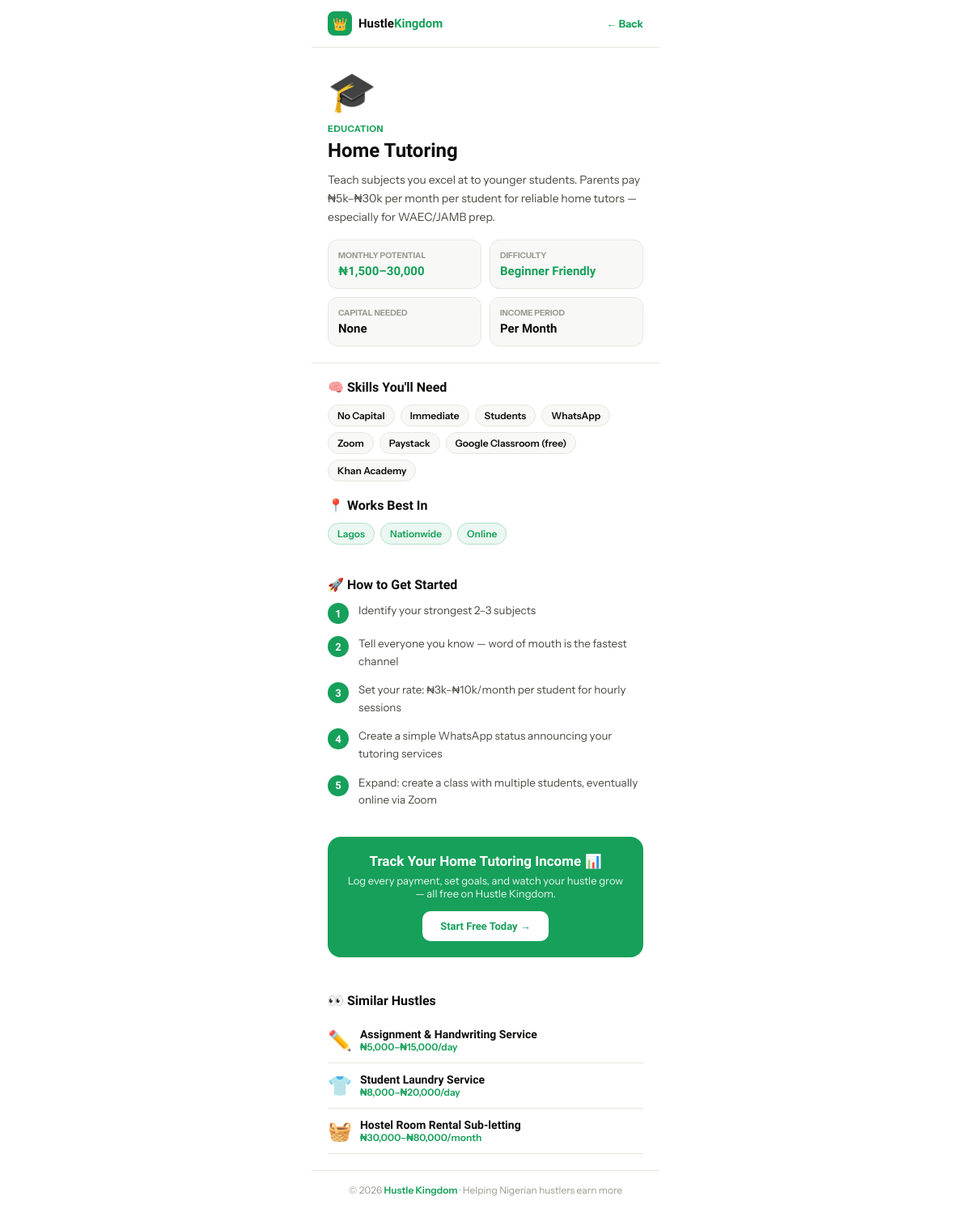
/hustle/tutoring, run on an earlier commit of the app's database.
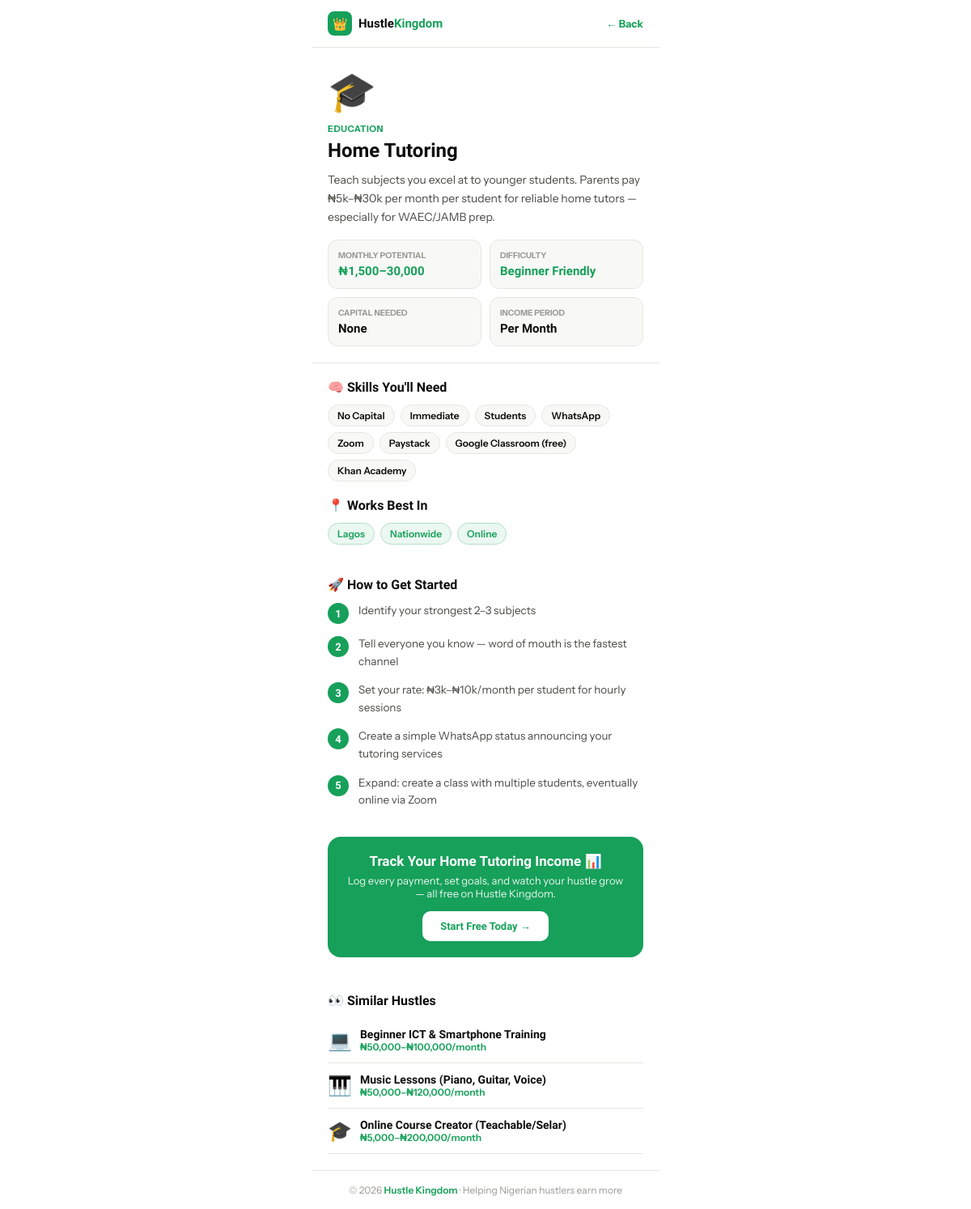
And on a later commit of the database.
### tables this page shows
CREATE TABLE IF NOT EXISTS `hustles` (
  `id`              INT UNSIGNED     NOT NULL AUTO_INCREMENT,
  `name`            VARCHAR(150)     NOT NULL,
  `slug`            VARCHAR(191)     NOT NULL,
  `emoji`           VARCHAR(10)      NOT NULL DEFAULT '💼',
  `category`        VARCHAR(50)      NOT NULL,
  `description`     TEXT             NOT NULL,
  `income_min`      INT UNSIGNED     NOT NULL DEFAULT 0,
  `income_max`      INT UNSIGNED     NOT NULL DEFAULT 0,
  `income_period`   ENUM('day','week','month') NOT NULL DEFAULT 'month',
  `difficulty`      ENUM('beginner','intermediate','advanced') NOT NULL DEFAULT 'beginner',
  `capital_needed`  INT UNSIGNED     NOT NULL DEFAULT 0,
  `skills_needed`   JSON             DEFAULT NULL,
  `location_tags`   JSON             DEFAULT NULL,    
  `steps`           JSON             DEFAULT NULL,    
  `is_featured`     TINYINT(1)       NOT NULL DEFAULT 0,
  `is_active`       TINYINT(1)       NOT NULL DEFAULT 1,
  `view_count`      INT UNSIGNED     NOT NULL DEFAULT 0,
  `save_count`      INT UNSIGNED     NOT NULL DEFAULT 0,
  `created_at`      DATETIME         NOT NULL DEFAULT CURRENT_TIMESTAMP,
  `updated_at`      DATETIME         NOT NULL DEFAULT CURRENT_TIMESTAMP ON UPDATE CURRENT_TIMESTAMP,
  PRIMARY KEY (`id`),
  UNIQUE KEY `uq_slug`      (`slug`),
  KEY `idx_category`        (`category`),
  KEY `idx_featured`        (`is_featured`),
  KEY `idx_difficulty`      (`difficulty`),
  FULLTEXT KEY `ft_search`  (`name`, `description`)
);

### core/DB.php (called while the page is built, shortened)
<?php
class DB {
    private static ?PDO $instance = null;
    public static function get(): PDO {
        if (self::$instance === null) {
            $dsn = sprintf(
                'mysql:host=%s;port=%d;dbname=%s;charset=%s',
                DB_HOST, DB_PORT, DB_NAME, DB_CHARSET
            );
            try {
                self::$instance = new PDO($dsn, DB_USER, DB_PASS, [
                    PDO::ATTR_ERRMODE            => PDO::ERRMODE_EXCEPTION,
                    PDO::ATTR_DEFAULT_FETCH_MODE => PDO::FETCH_ASSOC,
                    PDO::ATTR_EMULATE_PREPARES   => false,
                    PDO::ATTR_PERSISTENT         => false,
                ]);
            } catch (PDOException $e) {
                if (APP_DEBUG) {
                    throw new RuntimeException('DB connection failed: ' . $e->getMessage());
                }
                http_response_code(503);
                die(json_encode(['error' => 'Service temporarily unavailable.']));
            }
        }
        return self::$instance;
    }
    public static function query(string $sql, array $params = []): array {
        $stmt = self::get()->prepare($sql);
        $stmt->execute($params);
        return $stmt->fetchAll();
    }
    public static function one(string $sql, array $params = []): ?array {
        $stmt = self::get()->prepare($sql);
        $stmt->execute($params);
        $row = $stmt->fetch();
        return $row === false ? null : $row;
    }
}

### core/Auth.php (called while the page is built, shortened)
<?php
require_once dirname(__DIR__) . '/core/DB.php';
class Auth {
    public static function isLoggedIn(): bool {
        return isset($_SESSION['hk_uid']);
    }
}

### pages/hustle-detail.php (the view, shortened to what this page needs)
<?php
require_once HK_ROOT . '/core/DB.php';
require_once HK_ROOT . '/core/Auth.php';
$slug = preg_replace('/[^a-z0-9\-]/', '', strtolower($_GET['slug'] ?? ''));
$hustle = DB::one(
    'SELECT * FROM hustles WHERE slug = :slug AND is_active = 1',
    [':slug' => $slug]
);
$skills = json_decode($hustle['skills_needed'] ?? '[]', true) ?: [];
$locs   = json_decode($hustle['location_tags']  ?? '[]', true) ?: [];
$steps  = json_decode($hustle['steps']          ?? '[]', true) ?: [];
$related = DB::query(
    'SELECT id, name, slug, emoji, income_min, income_max, income_period, difficulty
     FROM hustles WHERE category = :cat AND id != :id AND is_active = 1
     ORDER BY is_featured DESC LIMIT 3',
    [':cat' => $hustle['category'], ':id' => $hustle['id']]
);
$difficultyLabel = ['beginner' => 'Beginner Friendly', 'intermediate' => 'Intermediate', 'advanced' => 'Advanced'];
$diffColor = ['beginner' => '#16a05a', 'intermediate' => '#e07b00', 'advanced' => '#cc3333'];
$isLoggedIn = Auth::isLoggedIn();
?>
<!DOCTYPE html>
<html lang="en">
<head>
</head>
<body>
<nav>
  <a href="<?= APP_URL ?>" class="nav-logo">
    <div class="nav-logo-icon">👑</div>
    <div class="nav-brand">Hustle<em>Kingdom</em></div>
  </a>
  <a href="javascript:history.back()" class="back-link">← Back</a>
</nav>
<div class="detail-hero">
  <div class="hero-emoji"><?= htmlspecialchars($hustle['emoji']) ?></div>
  <div class="hero-cat"><?= htmlspecialchars($hustle['category']) ?></div>
  <h1><?= htmlspecialchars($hustle['name']) ?></h1>
  <p class="hero-desc"><?= htmlspecialchars($hustle['description']) ?></p>
  <div class="meta-grid">
    <div class="meta-box">
      <div class="meta-label">Monthly Potential</div>
      <div class="meta-value green">₦<?= number_format($hustle['income_min']) ?>–<?= number_format($hustle['income_max']) ?></div>
    </div>
    <div class="meta-box">
      <div class="meta-label">Difficulty</div>
      <div class="meta-value" style="color:<?= $diffColor[$hustle['difficulty']] ?>">
        <?= $difficultyLabel[$hustle['difficulty']] ?? ucfirst($hustle['difficulty']) ?>
      </div>
    </div>
    <div class="meta-box">
      <div class="meta-label">Capital Needed</div>
      <div class="meta-value"><?= $hustle['capital_needed'] > 0 ? '₦' . number_format($hustle['capital_needed']) : 'None' ?></div>
    </div>
    <div class="meta-box">
      <div class="meta-label">Income Period</div>
      <div class="meta-value">Per <?= ucfirst($hustle['income_period']) ?></div>
    </div>
  </div>
</div>
<?php if ($skills): ?>
<div class="section">
  <div class="section-title">🧠 Skills You'll Need</div>
  <div class="skill-chips">
    <?php foreach ($skills as $s): ?>
      <span class="chip"><?= htmlspecialchars($s) ?></span>
    <?php endforeach; ?>
  </div>
</div>
<?php endif; ?>
<?php if ($locs): ?>
<div class="section" style="padding-top:0">
  <div class="section-title">📍 Works Best In</div>
  <div class="skill-chips loc-chips">
    <?php foreach ($locs as $l): ?>
      <span class="chip"><?= htmlspecialchars($l) ?></span>
    <?php endforeach; ?>
  </div>
</div>
<?php endif; ?>
<?php if ($steps): ?>
<div class="section">
  <div class="section-title">🚀 How to Get Started</div>
  <ol class="steps-list">
    <?php foreach ($steps as $i => $step): ?>
    <li class="step-item">
      <div class="step-num"><?= $i + 1 ?></div>
      <div class="step-text"><?= htmlspecialchars($step) ?></div>
    </li>
    <?php endforeach; ?>
  </ol>
</div>
<?php endif; ?>
<div class="cta-box">
  <h3>Track Your <?= htmlspecialchars($hustle['name']) ?> Income 📊</h3>
  <p>Log every payment, set goals, and watch your hustle grow — all free on Hustle Kingdom.</p>
  <a href="<?= APP_URL . ($isLoggedIn ? '/' : '/auth/register') ?>" class="cta-btn">
    <?= $isLoggedIn ? 'Open Dashboard →' : 'Start Free Today →' ?>
  </a>
</div>
<?php if ($related): ?>
<div class="section">
  <div class="section-title">👀 Similar Hustles</div>
  <?php foreach ($related as $r): ?>
  <a href="<?= APP_URL . '/hustle/' . htmlspecialchars($r['slug']) ?>" class="related-card">
    <div class="related-emoji"><?= htmlspecialchars($r['emoji']) ?></div>
    <div>
      <div class="related-name"><?= htmlspecialchars($r['name']) ?></div>
      <div class="related-income">₦<?= number_format($r['income_min']) ?>–₦<?= number_format($r['income_max']) ?>/<?= $r['income_period'] ?></div>
    </div>
  </a>
  <?php endforeach; ?>
</div>
<?php endif; ?>
<footer>
  <p>© <?= date('Y') ?> <a href="<?= APP_URL ?>">Hustle Kingdom</a> · Helping Nigerian hustlers earn more</p>
</footer>
</body>
</html>

### index.php (shortened to what this page needs)
<?php
require_once HK_ROOT . '/core/Auth.php';
require_once HK_ROOT . '/core/DB.php';
$requestUri = $_SERVER['REQUEST_URI'] ?? '/';
$path       = rtrim(urldecode(parse_url($requestUri, PHP_URL_PATH) ?? '/'), '/') ?: '/';
function dispatch(string $file, bool $requiresAuth = false, bool $requiresPro = false): never {
    require $file;
    exit;
}
if (preg_match('#^/location(?:/([^/]+))?(?:/([^/]+))?$#', $path, $m)) {
    $_GET['state'] = $m[1] ?? '';
    $_GET['city']  = $m[2] ?? '';
    dispatch(HK_ROOT . '/pages/location.php');
}
if (preg_match('#^/hustle/([a-z0-9\-]+)$#', $path, $m)) {
    dispatch(HK_ROOT . '/pages/hustle-detail.php');
}

### pages/hustle-detail.php (style rules this page uses)
:root { --bg:#fff;--surface:#f8f8f6;--border:#e6e6e0;--text:#0d0d0c;--text2:#4a4a45;--text3:#9a9a92;--green:#16a05a;--green2:#128f4f;--green-light:#ebf7f1;--r:14px; }
* { margin:0;padding:0;box-sizing:border-box; }
body { font-family:'Instrument Sans',sans-serif;background:var(--bg);color:var(--text);max-width:430px;margin:0 auto;min-height:100vh; }
nav { display:flex;align-items:center;justify-content:space-between;padding:14px 20px;border-bottom:1px solid var(--border); }
.nav-logo { display:flex;align-items:center;gap:8px;text-decoration:none; }
.nav-logo-icon { width:30px;height:30px;background:var(--green);border-radius:8px;display:flex;align-items:center;justify-content:center;font-size:15px; }
.nav-brand { font-family:'Bricolage Grotesque',sans-serif;font-weight:800;font-size:15px;color:var(--text); }
.nav-brand em { color:var(--green);font-style:normal; }
.back-link { font-size:13px;color:var(--green);font-weight:700;text-decoration:none; }
.detail-hero { padding:24px 20px 20px;border-bottom:1px solid var(--border); }
.hero-emoji { font-size:48px;margin-bottom:10px; }
.hero-cat { font-size:11px;font-weight:700;color:var(--green);text-transform:uppercase;letter-spacing:.5px;margin-bottom:6px; }
h1 { font-family:'Bricolage Grotesque',sans-serif;font-size:24px;font-weight:800;line-height:1.2;margin-bottom:10px; }
.hero-desc { font-size:14px;color:var(--text2);line-height:1.65;margin-bottom:16px; }
.meta-grid { display:grid;grid-template-columns:1fr 1fr;gap:10px; }
.meta-box { background:var(--surface);border:1.5px solid var(--border);border-radius:12px;padding:12px; }
.meta-label { font-size:10px;font-weight:700;color:var(--text3);text-transform:uppercase;margin-bottom:4px; }
.meta-value { font-family:'Bricolage Grotesque',sans-serif;font-size:15px;font-weight:800; }
.meta-value.green { color:var(--green); }
.section { padding:20px; }
.section-title { font-family:'Bricolage Grotesque',sans-serif;font-size:16px;font-weight:800;margin-bottom:12px; }
.skill-chips { display:flex;flex-wrap:wrap;gap:7px; }
.chip { font-size:12px;font-weight:600;padding:5px 11px;border-radius:20px;background:var(--surface);border:1.5px solid var(--border); }
.loc-chips .chip { background:var(--green-light);border-color:#b2e0c8;color:var(--green); }
.steps-list { list-style:none; }
.step-item { display:flex;gap:12px;margin-bottom:14px;align-items:flex-start; }
.step-num { width:26px;height:26px;background:var(--green);color:#fff;border-radius:50%;display:flex;align-items:center;justify-content:center;font-family:'Bricolage Grotesque',sans-serif;font-weight:800;font-size:13px;flex-shrink:0;margin-top:1px; }
.step-text { font-size:13.5px;line-height:1.6;color:var(--text2); }
.cta-box { margin:0 20px 24px;background:var(--green);border-radius:16px;padding:20px;text-align:center;color:#fff; }
.cta-box h3 { font-family:'Bricolage Grotesque',sans-serif;font-size:17px;font-weight:800;margin-bottom:6px; }
.cta-box p { font-size:13px;opacity:.9;margin-bottom:14px; }
.cta-btn { display:inline-block;background:#fff;color:var(--green);border-radius:10px;padding:11px 22px;font-family:'Bricolage Grotesque',sans-serif;font-weight:800;font-size:13px;text-decoration:none; }
.related-card { display:flex;gap:10px;align-items:center;padding:12px 0;border-bottom:1px solid var(--border);text-decoration:none;color:var(--text); }
.related-emoji { font-size:24px; }
.related-name { font-family:'Bricolage Grotesque',sans-serif;font-weight:700;font-size:14px; }
.related-income { font-size:12px;color:var(--green);font-weight:600; }
footer { padding:16px 20px;text-align:center;font-size:12px;color:var(--text3);border-top:1px solid var(--border); }
footer a { color:var(--green);text-decoration:none;font-weight:600; }

What changed in the data, as far as the page shows it:
no longer on this page (row edited): hustles: emoji "✏️", name "Assignment & Handwriting Service", income_min "5,000", income_max "15,000", income_period "day"
no longer on this page (row edited): hustles: emoji "👕", name "Student Laundry Service", income_min "8,000", income_max "20,000", income_period "day"
no longer on this page (row edited): hustles: emoji "🧺", name "Hostel Room Rental Sub-letting", income_min "30,000", income_max "80,000", income_period "month"
now on this page (row edited): hustles: emoji "💻", name "Beginner ICT & Smartphone Training", income_min "50,000", income_max "100,000", income_period "month"
now on this page (row edited): hustles: emoji "🎹", name "Music Lessons (Piano, Guitar, Voice)", income_min "50,000", income_max "120,000", income_period "month"
now on this page (row edited): hustles: emoji "🎓", name "Online Course Creator (Teachable/Selar)", income_min "5,000", income_max "200,000", income_period "month"
